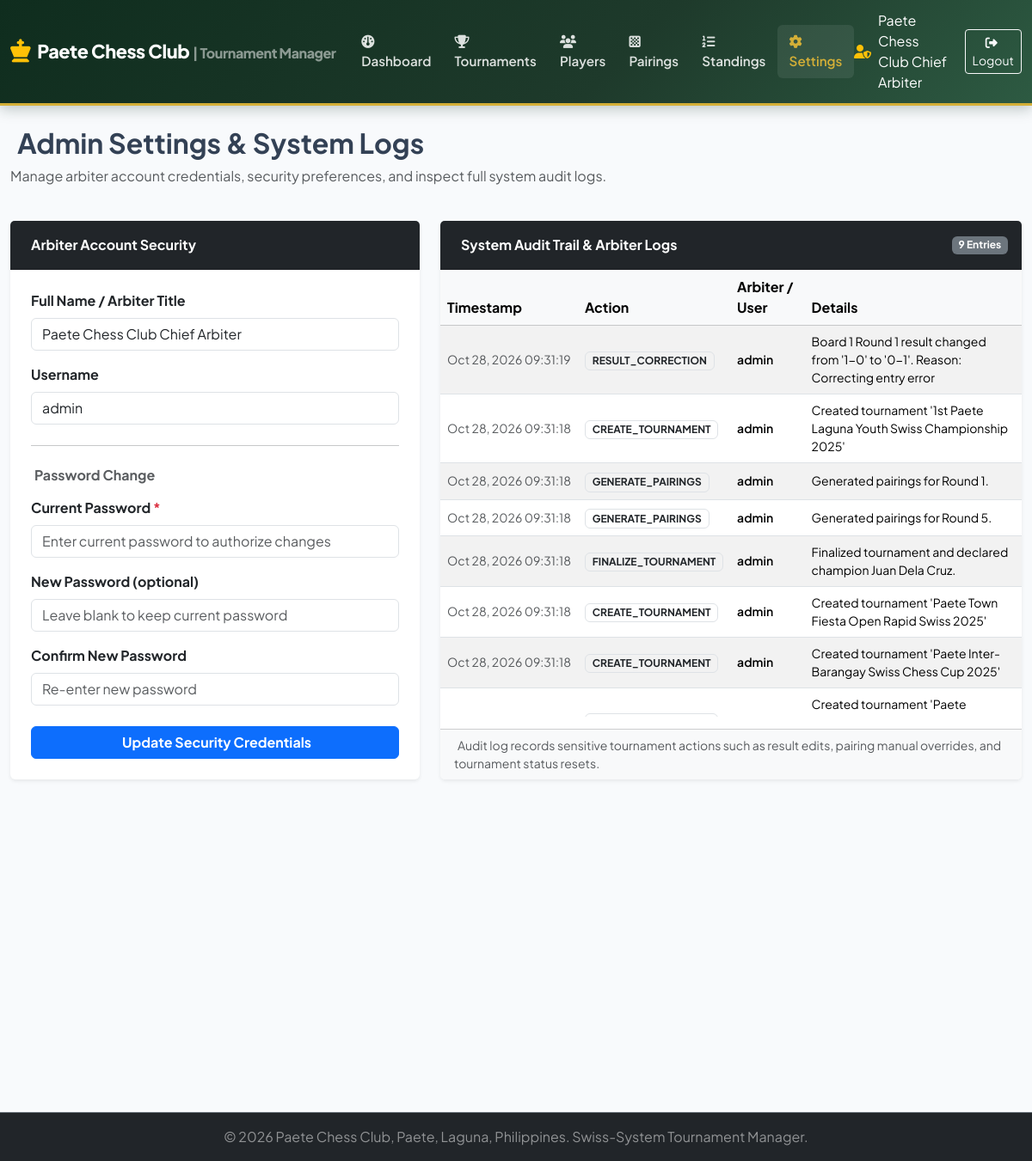
Page /?route=settings (signed in) on the committed database.
### tables this page shows
CREATE TABLE users (
    id INTEGER PRIMARY KEY AUTOINCREMENT,
    username TEXT NOT NULL UNIQUE,
    password_hash TEXT NOT NULL,
    role TEXT NOT NULL DEFAULT 'admin',
    full_name TEXT NOT NULL,
    created_at DATETIME NOT NULL DEFAULT CURRENT_TIMESTAMP,
    updated_at DATETIME NOT NULL DEFAULT CURRENT_TIMESTAMP
);

CREATE TABLE audit_logs (
    id INTEGER PRIMARY KEY AUTOINCREMENT,
    tournament_id INTEGER DEFAULT NULL,
    user_id INTEGER DEFAULT NULL,
    action TEXT NOT NULL,
    details TEXT DEFAULT NULL,
    created_at DATETIME NOT NULL DEFAULT CURRENT_TIMESTAMP,
    FOREIGN KEY (tournament_id) REFERENCES tournaments(id) ON DELETE SET NULL,
    FOREIGN KEY (user_id) REFERENCES users(id) ON DELETE SET NULL
);

### app/Controllers/SettingsController.php (called while the page is built, shortened)
<?php
class SettingsController
{
    private AuthManager $auth;
    private \PDO $db;
    public function __construct()
    {
        $this->auth = new AuthManager();
        $this->auth->requireLogin();
        $this->db = Database::getInstance();
    }
    public function index(): void
    {
        $user = $this->auth->getCurrentUser();
        $stmt = $this->db->query("SELECT a.*, u.username, t.name as tournament_name FROM audit_logs a LEFT JOIN users u ON a.user_id = u.id LEFT JOIN tournaments t ON a.tournament_id = t.id ORDER BY a.created_at DESC LIMIT 50");
        $auditLogs = $stmt->fetchAll(\PDO::FETCH_ASSOC);
        $stmt = $this->db->prepare("SELECT * FROM users WHERE id = ?");
        $stmt->execute([$user['id']]);
        $userData = $stmt->fetch();
        require __DIR__ . '/../Views/settings/index.php';
    }
}

### app/Services/AuthManager.php (called while the page is built, shortened)
<?php
class AuthManager {
    public static function isLoggedIn(): bool {
        return isset($_SESSION['user_id']);
    }
    public static function getCurrentUser(): ?array {
        if (self::isLoggedIn()) {
            return [
                'id' => $_SESSION['user_id'],
                'username' => $_SESSION['username'],
                'role' => $_SESSION['role'],
                'full_name' => $_SESSION['full_name']
            ];
        }
        return null;
    }
}

### app/Services/Database.php (called while the page is built, shortened)
<?php
class Database {
    private static ?PDO $instance = null;
    public static function getInstance(): PDO {
        if (self::$instance === null) {
            $config = require __DIR__ . '/../../config/database.php';
            $dbConfig = $config['db'];
            try {
                if ($dbConfig['driver'] === 'sqlite') {
                    $sqlitePath = $dbConfig['sqlite_path'];
                    self::$instance = new PDO("sqlite:" . $sqlitePath);
                    self::$instance->setAttribute(PDO::ATTR_ERRMODE, PDO::ERRMODE_EXCEPTION);
                    self::$instance->exec("PRAGMA foreign_keys = ON;");
                }
            } catch (PDOException $e) {
                die("Database connection failed: " . $e->getMessage());
            }
        }
        return self::$instance;
    }
}

### app/Views/settings/index.php (the view, shortened to what this page needs)
<?php
require __DIR__ . '/../layouts/header.php';
?>
<div class="row mb-4">
    <div class="col-md-8">
        <h2 class="fw-bold"><i class="bi bi-gear-fill me-2 text-primary"></i>Admin Settings & System Logs</h2>
        <p class="text-muted">Manage arbiter account credentials, security preferences, and inspect full system audit logs.</p>
    </div>
</div>
<div class="row g-4">
    <div class="col-lg-5">
        <div class="card shadow-sm border-0 h-100">
            <div class="card-header bg-dark text-white fw-bold py-3">
                <i class="bi bi-shield-lock-fill me-2 text-warning"></i>Arbiter Account Security
            </div>
            <div class="card-body p-4">
                <form action="index.php?route=settings/update_profile" method="POST">
                    <div class="mb-3">
                        <label for="full_name" class="form-label fw-bold">Full Name / Arbiter Title</label>
                        <input type="text" class="form-control" id="full_name" name="full_name" value="<?= htmlspecialchars($userData['full_name'] ?? $user['full_name']) ?>" required>
                    </div>
                    <div class="mb-3">
                        <label for="username" class="form-label fw-bold">Username</label>
                        <input type="text" class="form-control" id="username" name="username" value="<?= htmlspecialchars($userData['username'] ?? $user['username']) ?>" required>
                    </div>
                    <hr class="my-4">
                    <h6 class="fw-bold text-muted mb-3"><i class="bi bi-key-fill me-1"></i> Password Change</h6>
                    <div class="mb-3">
                        <label for="current_password" class="form-label fw-bold">Current Password <span class="text-danger">*</span></label>
                        <input type="password" class="form-control" id="current_password" name="current_password" required placeholder="Enter current password to authorize changes">
                    </div>
                    <div class="mb-3">
                        <label for="new_password" class="form-label fw-bold">New Password (optional)</label>
                        <input type="password" class="form-control" id="new_password" name="new_password" placeholder="Leave blank to keep current password">
                    </div>
                    <div class="mb-4">
                        <label for="confirm_password" class="form-label fw-bold">Confirm New Password</label>
                        <input type="password" class="form-control" id="confirm_password" name="confirm_password" placeholder="Re-enter new password">
                    </div>
                    <button type="submit" class="btn btn-primary w-100 fw-bold">
                        <i class="bi bi-save me-1"></i> Update Security Credentials
                    </button>
                </form>
            </div>
        </div>
    </div>
    <div class="col-lg-7">
        <div class="card shadow-sm border-0 h-100">
            <div class="card-header bg-dark text-white fw-bold py-3 d-flex justify-content-between align-items-center">
                <span><i class="bi bi-journal-text me-2 text-info"></i>System Audit Trail & Arbiter Logs</span>
                <span class="badge bg-secondary"><?= count($auditLogs) ?> Entries</span>
            </div>
            <div class="card-body p-0">
                <div class="table-responsive" style="max-height: 520px; overflow-y: auto;">
                    <table class="table table-hover table-striped align-middle mb-0">
                        <thead class="table-light sticky-top">
                            <tr>
                                <th>Timestamp</th>
                                <th>Action</th>
                                <th>Arbiter / User</th>
                                <th>Details</th>
                            </tr>
                        </thead>
                        <tbody>
                            <?php if (empty($auditLogs)): ?>
                                <tr>
                                    <td colspan="4" class="text-center py-4 text-muted">No audit log entries recorded yet.</td>
                                </tr>
                            <?php else: ?>
                                <?php foreach ($auditLogs as $log): ?>
                                    <tr>
                                        <td class="small text-nowrap text-muted"><?= htmlspecialchars(date('M d, Y H:i:s', strtotime($log['created_at']))) ?></td>
                                        <td>
                                            <span class="badge bg-outline-primary text-dark border">
                                                <?= htmlspecialchars($log['action']) ?>
                                            </span>
                                        </td>
                                        <td class="small fw-semibold"><?= htmlspecialchars($log['username'] ?? 'System') ?></td>
                                        <td class="small text-wrap"><?= htmlspecialchars($log['details'] ?? '-') ?></td>
                                    </tr>
                                <?php endforeach; ?>
                            <?php endif; ?>
                        </tbody>
                    </table>
                </div>
            </div>
            <div class="card-footer bg-light small text-muted">
                <i class="bi bi-info-circle me-1"></i> Audit log records sensitive tournament actions such as result edits, pairing manual overrides, and tournament status resets.
            </div>
        </div>
    </div>
</div>
<?php require __DIR__ . '/../layouts/footer.php'; ?>

### public/index.php (shortened to what this page needs)
<?php
$route = $_GET['route'] ?? 'dashboard';
switch ($route) {
    case 'settings':
        (new SettingsController())->index();
        break;
}

### app/Views/layouts/header.php (shortened to what this page needs)
<?php
$currentUser = AuthManager::getCurrentUser();
$currentRoute = $_GET['route'] ?? 'dashboard';
?>
<!DOCTYPE html>
<html lang="en">
<head>
    <link href="https://cdn.jsdelivr.net/npm/bootstrap@5.3.2/dist/css/bootstrap.min.css" rel="stylesheet">
    <link href="https://cdnjs.cloudflare.com/ajax/libs/font-awesome/6.4.2/css/all.min.css" rel="stylesheet">
    <link href="assets/css/style.css" rel="stylesheet">
</head>
<body>
<nav class="navbar navbar-expand-lg navbar-dark navbar-pcc no-print">
    <div class="container-fluid">
        <a class="navbar-brand pcc-brand-title d-flex align-items-center" href="?route=dashboard">
            <i class="fa-solid fa-chess-king fa-lg me-2 text-warning"></i>
            <span>Paete Chess Club <small class="text-white-50 fs-6">| Tournament Manager</small></span>
        </a>
        <div class="collapse navbar-collapse" id="navbarMain">
            <?php if ($currentUser): ?>
                <ul class="navbar-nav me-auto mb-2 mb-lg-0">
                    <li class="nav-item">
                        <a class="nav-link <?= ($currentRoute === 'dashboard') ? 'active' : '' ?>" href="?route=dashboard"><i class="fa-solid fa-gauge me-1"></i> Dashboard</a>
                    </li>
                    <li class="nav-item">
                        <a class="nav-link <?= str_starts_with($currentRoute, 'tournament') ? 'active' : '' ?>" href="?route=tournament/create"><i class="fa-solid fa-trophy me-1"></i> Tournaments</a>
                    </li>
                    <li class="nav-item">
                        <a class="nav-link <?= str_starts_with($currentRoute, 'players') ? 'active' : '' ?>" href="?route=players"><i class="fa-solid fa-users me-1"></i> Players</a>
                    </li>
                    <li class="nav-item">
                        <a class="nav-link <?= str_starts_with($currentRoute, 'pairings') ? 'active' : '' ?>" href="?route=pairings"><i class="fa-solid fa-chess-board me-1"></i> Pairings</a>
                    </li>
                    <li class="nav-item">
                        <a class="nav-link <?= str_starts_with($currentRoute, 'standings') ? 'active' : '' ?>" href="?route=standings"><i class="fa-solid fa-list-ol me-1"></i> Standings</a>
                    </li>
                    <li class="nav-item">
                        <a class="nav-link <?= str_starts_with($currentRoute, 'settings') ? 'active' : '' ?>" href="?route=settings"><i class="fa-solid fa-gear me-1"></i> Settings</a>
                    </li>
                </ul>
                <div class="d-flex align-items-center text-white me-3">
                    <i class="fa-solid fa-user-shield me-2 text-warning"></i>
                    <span><?= htmlspecialchars($currentUser['full_name']) ?></span>
                </div>
                <a href="?route=logout" class="btn btn-outline-light btn-sm"><i class="fa-solid fa-right-from-bracket me-1"></i> Logout</a>
            <?php endif; ?>
        </div>
    </div>
</nav>
<main class="container-fluid py-4">

### app/Views/layouts/footer.php (shortened to what this page needs)
</main>
<footer class="bg-dark text-white-50 text-center py-3 mt-5 no-print border-top border-secondary">
    <div class="container">
        <p class="mb-0">&copy; <?= date('Y') ?> Paete Chess Club, Paete, Laguna, Philippines. Swiss-System Tournament Manager.</p>
    </div>
</footer>
</body>
</html>

### public/assets/css/style.css (style rules this page uses)
:root { --pcc-emerald-dark: #0f2d1e; --pcc-emerald: #1e3a2b; --pcc-emerald-light: #2d5a42; --pcc-gold: #d4af37; --pcc-gold-hover: #b89628; --pcc-gold-light: #fef9e7; --pcc-dark-slate: #0f172a; --pcc-soft-bg: #f8fafc; --pcc-card-bg: #ffffff; --pcc-border-color: #e2e8f0; }
body { font-family: 'Plus Jakarta Sans', -apple-system, BlinkMacSystemFont, "Segoe UI", Roboto, sans-serif; background-color: var(--pcc-soft-bg); color: #334155; min-height: 100vh; display: flex; flex-direction: column; }
main { flex: 1 0 auto; }
.navbar-pcc { background: linear-gradient(135deg, var(--pcc-emerald-dark) 0%, var(--pcc-emerald) 60%, var(--pcc-emerald-light) 100%); border-bottom: 3px solid var(--pcc-gold); box-shadow: 0 4px 15px rgba(15, 45, 30, 0.25); padding-top: 0.75rem; padding-bottom: 0.75rem; }
.pcc-brand-title { font-weight: 800; letter-spacing: -0.02em; font-size: 1.35rem; color: #ffffff !important; }
.navbar-dark .navbar-nav .nav-link { color: rgba(255, 255, 255, 0.85); font-weight: 600; font-size: 0.95rem; padding: 0.5rem 0.85rem; border-radius: 0.375rem; transition: all 0.2s ease-in-out; }
.navbar-dark .navbar-nav .nav-link:hover, .navbar-dark .navbar-nav .nav-link.active { color: var(--pcc-gold) !important; background: rgba(255, 255, 255, 0.08); }

### rows in the picture
users: full_name "Paete Chess Club Chief Arbiter", username "admin"
audit_logs: created_at "Oct 28, 2026 09:31:19", action "RESULT_CORRECTION", user.username "admin", details "Board 1 Round 1 result changed from '1-0' to '0-1'. Reason: Correcting entry error"
audit_logs: created_at "Oct 28, 2026 09:31:18", action "CREATE_TOURNAMENT", user.username "admin", details "Created tournament '1st Paete Laguna Youth Swiss Championship 2025'"
audit_logs: created_at "Oct 28, 2026 09:31:18", action "GENERATE_PAIRINGS", user.username "admin", details "Generated pairings for Round 1."
audit_logs: created_at "Oct 28, 2026 09:31:18", action "GENERATE_PAIRINGS", user.username "admin", details "Generated pairings for Round 5."
audit_logs: created_at "Oct 28, 2026 09:31:18", action "FINALIZE_TOURNAMENT", user.username "admin", details "Finalized tournament and declared champion Juan Dela Cruz."
audit_logs: created_at "Oct 28, 2026 09:31:18", action "CREATE_TOURNAMENT", user.username "admin", details "Created tournament 'Paete Town Fiesta Open Rapid Swiss 2025'"
audit_logs: created_at "Oct 28, 2026 09:31:18", action "CREATE_TOURNAMENT", user.username "admin", details "Created tournament 'Paete Inter-Barangay Swiss Chess Cup 2025'"
audit_logs: details "Created tournament 'Paete…"

### other values in the picture
count($auditLogs) "9"
